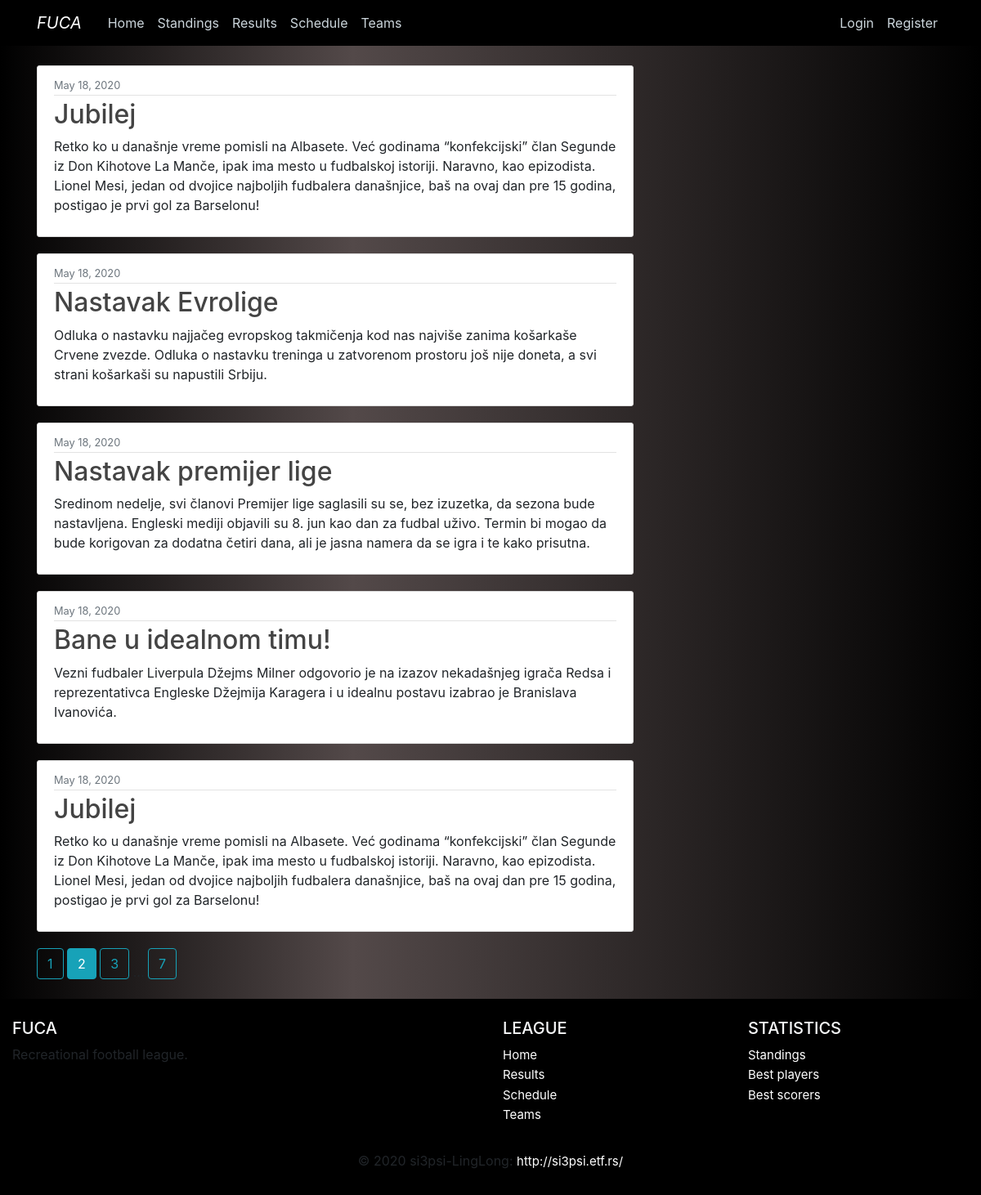
The page /home?page=2 on the database its author committed.
### fuca/models.py (models this page shows, shortened)
class News(db.Model):
    __tablename__ = 'news'
    id          = db.Column(db.Integer,     primary_key=True)
    date        = db.Column(db.DateTime,    nullable=False, default=datetime.utcnow)
    title       = db.Column(db.String(100), nullable=False)
    content     = db.Column(db.Text,        nullable=False)

### fuca/main/routes.py (the view)
@main.route("/")
@main.route("/home")
def home():
    page = request.args.get('page', 1, type=int)
    news = News.query.order_by(News.date.desc()).paginate(page=page, per_page=5)
    return render_template('home/home.html', newslist=news)

### fuca/templates/home/home.html
{% extends 'home/layout.html' %}
{% block content %}
    {% for news in newslist.items %}
        <article class="media content-section">
            <div class="media-body">
            <div class="article-metadata">
                <small class="text-muted">{{ news.date.strftime('%B %d, %Y') }}</small>
            </div>
            <h2 class="article-title">{{ news.title }}</h2>
            <p class="article-content">{{ news.content }}</p>
            </div>
        </article>
    {% endfor %}
    {% for page_num in newslist.iter_pages(left_edge=1, right_edge=1, left_current=1, right_current=2) %}
        {% if page_num %}
            {% if newslist.page == page_num %}
                <a class="btn btn-info mb-4" href="{{ url_for('main.home', page=page_num) }}">{{ page_num }}</a>
            {% else %}
                <a class="btn btn-outline-info mb-4" href="{{ url_for('main.home', page=page_num) }}">{{ page_num }}</a>
            {% endif %}
        {% else %}
            ...
        {% endif %}
    {% endfor %}
{% endblock content %}

### fuca/static/main.css (style rules this page uses)
body { margin-top: 5rem; }
h1, h2, h3, h4, h5, h6 { color: #444444; }
a:link { text-decoration: none; }
.dark-background { background: rgb(0,0,0); background: linear-gradient(90deg, rgba(0,0,0,1) 0%, rgba(83,73,73,1) 36%, rgba(0,0,0,1) 100%); }
.content-section { background: #ffffff; padding: 10px 20px; border: 1px solid #dddddd; border-radius: 3px; margin-bottom: 20px; }
.article-title { color: #444444; }
.article-content { white-space: pre-line; }
.article-metadata { padding-bottom: 1px; margin-bottom: 4px; border-bottom: 1px solid #e3e3e3 }

### rows shown on the page
News: date "May 18, 2020", title "Jubilej", content "Retko ko u današnje vreme pomisli na Albasete. Već godinama “konfekcijski” član Segunde iz Don Kihotove La Manče, ipak ima mesto u fudbalskoj istoriji. Naravno, kao epizodista. Lionel Mesi, jedan od dvojice najboljih fudbalera današnjice, baš na ovaj dan pre 15 godina, postigao je prvi gol za Barselonu!"
News: date "May 18, 2020", title "Nastavak Evrolige", content "Odluka o nastavku najjačeg evropskog takmičenja kod nas najviše zanima košarkaše Crvene zvezde. Odluka o nastavku treninga u zatvorenom prostoru još nije doneta, a svi strani košarkaši su napustili Srbiju."
News: date "May 18, 2020", title "Nastavak premijer lige", content "Sredinom nedelje, svi članovi Premijer lige saglasili su se, bez izuzetka, da sezona bude nastavljena. Engleski mediji objavili su 8. jun kao dan za fudbal uživo. Termin bi mogao da bude korigovan za dodatna četiri dana, ali je jasna namera da se igra i te kako prisutna."
News: date "May 18, 2020", title "Bane u idealnom timu!", content "Vezni fudbaler Liverpula Džejms Milner odgovorio je na izazov nekadašnjeg igrača Redsa i reprezentativca Engleske Džejmija Karagera i u idealnu postavu izabrao je Branislava Ivanovića."
News: date "May 18, 2020", title "Jubilej", content "Retko ko u današnje vreme pomisli na Albasete. Već godinama “konfekcijski” član Segunde iz Don Kihotove La Manče, ipak ima mesto u fudbalskoj istoriji. Naravno, kao epizodista. Lionel Mesi, jedan od dvojice najboljih fudbalera današnjice, baš na ovaj dan pre 15 godina, postigao je prvi gol za Barselonu!"

### other values the page prints
{{ page_num }} "1" "3" "7"
{{ page_num }} "2"
